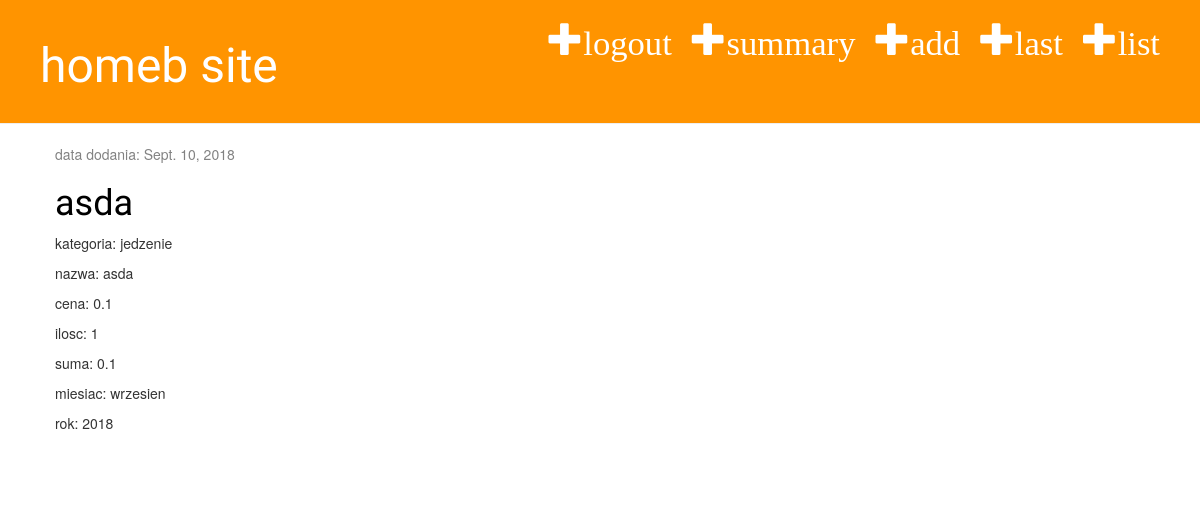
The app's page /zakup/last/ (signed in), older data.
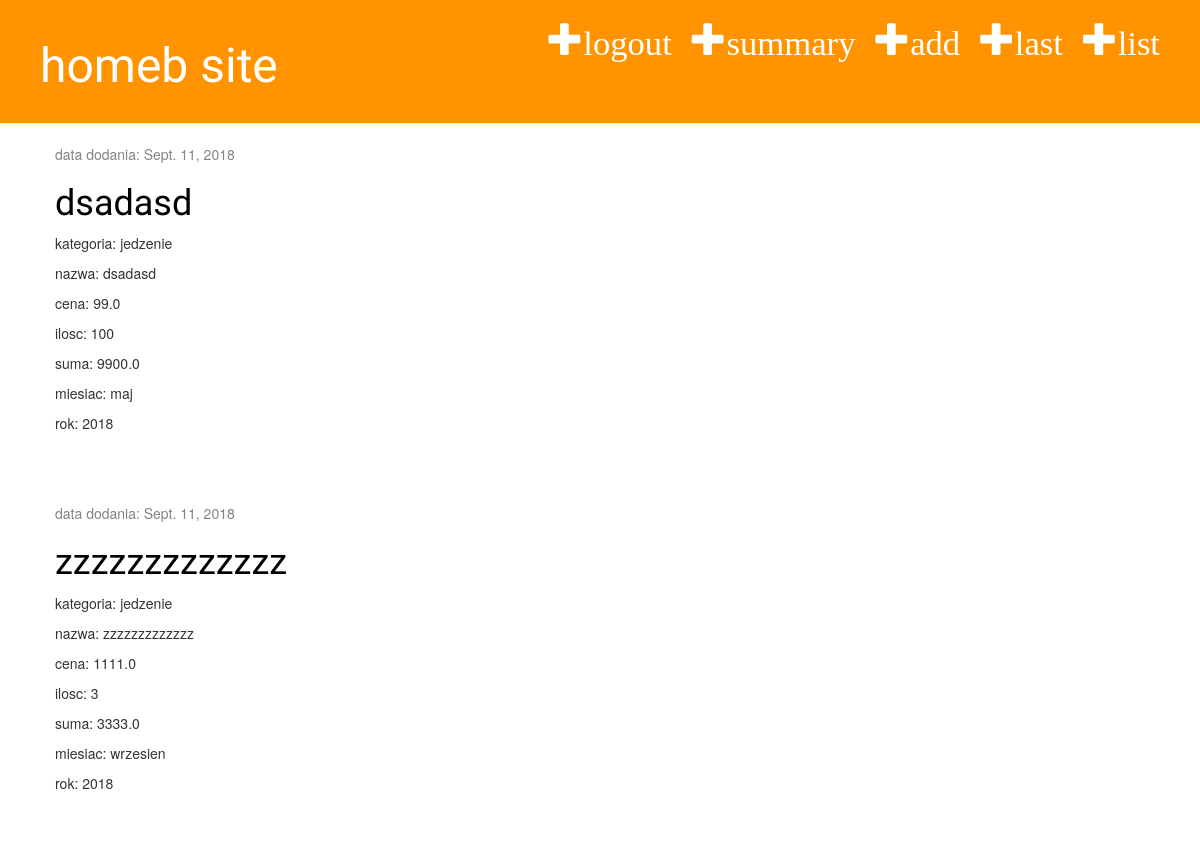
The same page, newer data.
### homeb_app/models.py (models this page shows, shortened)
class Zakup(models.Model):
    category = models.ForeignKey(Kategoria, on_delete=models.CASCADE, default=1)
    month = models.ForeignKey(Miesiac, on_delete=models.CASCADE)
    year = models.IntegerField()
    name = models.CharField(max_length=30)
    price = models.FloatField(default=0.1)
    quantity = models.IntegerField(default=1)
    total= models.FloatField(default=0.1)
    date = models.DateField(auto_now_add=True, blank=True)
    user = models.ForeignKey(User, on_delete=models.CASCADE)
    def amount(self):
        value = (self.price * self.quantity)
        return value

class Kategoria(models.Model):
    name = models.CharField(max_length=30)
    def __str__(self):
        return self.name

class Miesiac(models.Model):
    name = models.CharField(max_length=15)
    def __str__(self):
        return self.name

### homeb_app/views.py (the view)
# urls.py: path('zakup/last/', views.zakup_last, name='zakup_last'),
@login_required
def zakup_last(request):
    last = Zakup.objects.filter(user__username=request.user).order_by('-id')[:10]
    return render(request, 'homeb_app/zakup_last.html', {'last': last})

### homeb_app/templates/homeb_app/zakup_last.html
{% extends 'homeb_app/base.html' %}
    {% block content %}
        {% for l in last %}
        <div class="post">
            <div class="date">
                <p>data dodania: {{ l.date }}</p>
            </div>
            <h1><a href="{% url 'zakup_detail' pk=l.pk %}">{{ l.name }}</a></h1>
                <p>kategoria: {{ l.category }}</p>
                <p>nazwa: {{ l.name }}</p>
                <p>cena: {{ l.price }}</p>
                <p>ilosc: {{ l.quantity }}</p>
                <p>suma: {{ l.amount }}</p>
                <p>miesiac: {{ l.month }}</p>
                <p>rok: {{ l.year }}</p>
            </div>
        {% endfor %}
    {% endblock %}

Row changes from the older to the newer data that the page shows:
removed Zakup: date "Sept. 10, 2018", name "asda", category "jedzenie", price "0.1", quantity "1", amount "0.1", month "wrzesien", year "2018"
added Zakup: date "Sept. 11, 2018", name "dsadasd", category "jedzenie", price "99.0", quantity "100", amount "9900.0", month "maj", year "2018"
added Zakup: date "Sept. 11, 2018", name "zzzzzzzzzzzzz", category "jedzenie", price "1111.0", quantity "3", amount "3333.0", month "wrzesien", year "2018"
